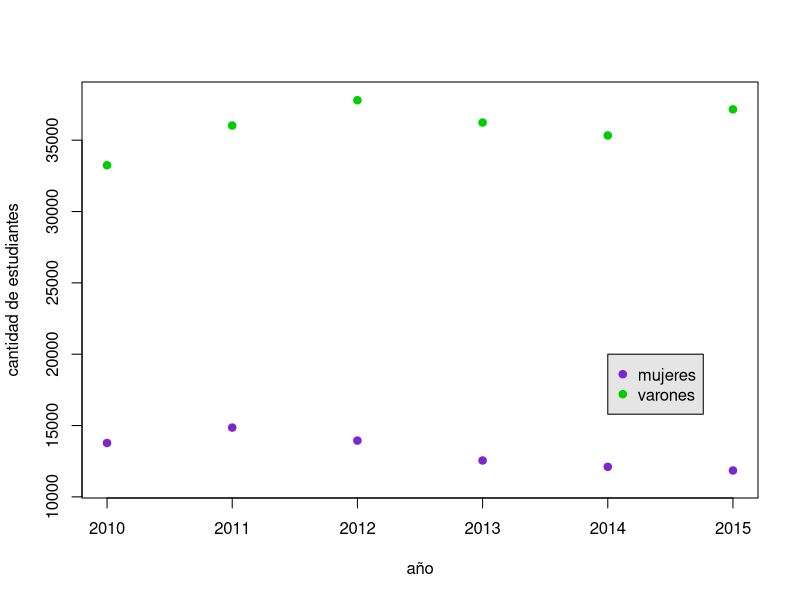
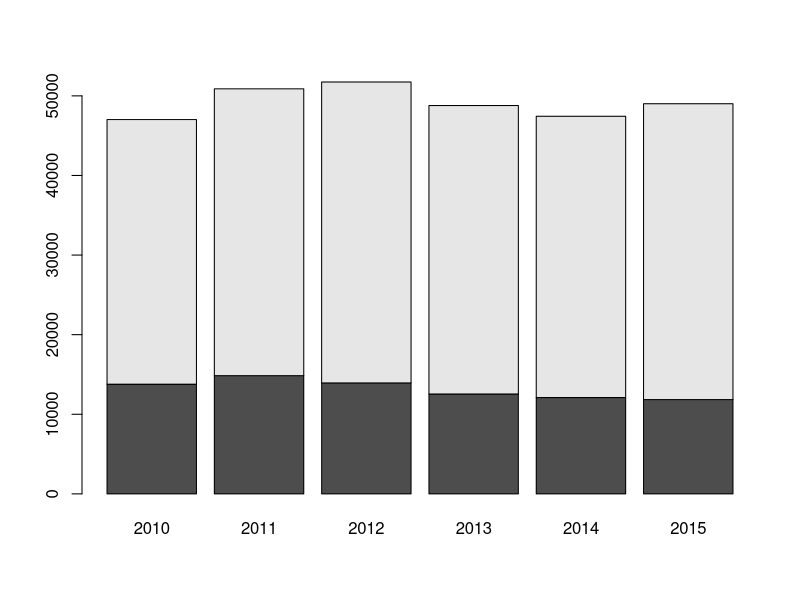
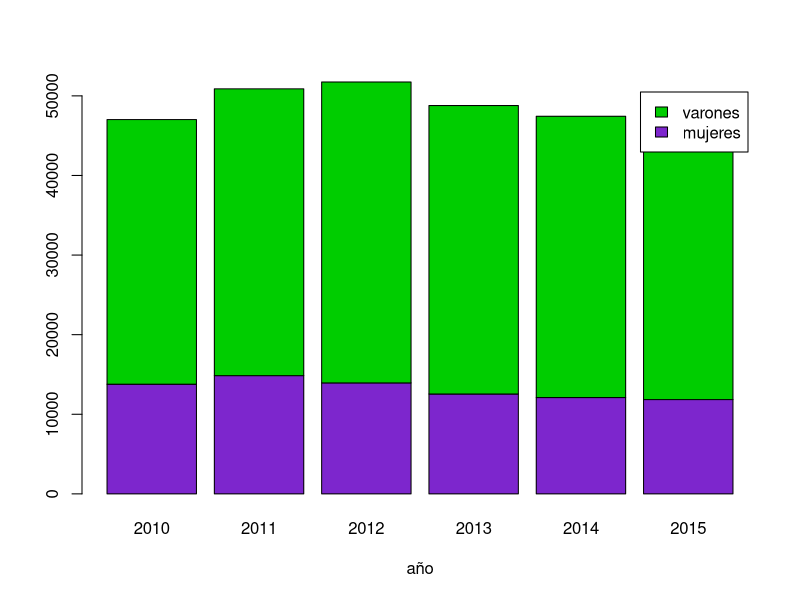
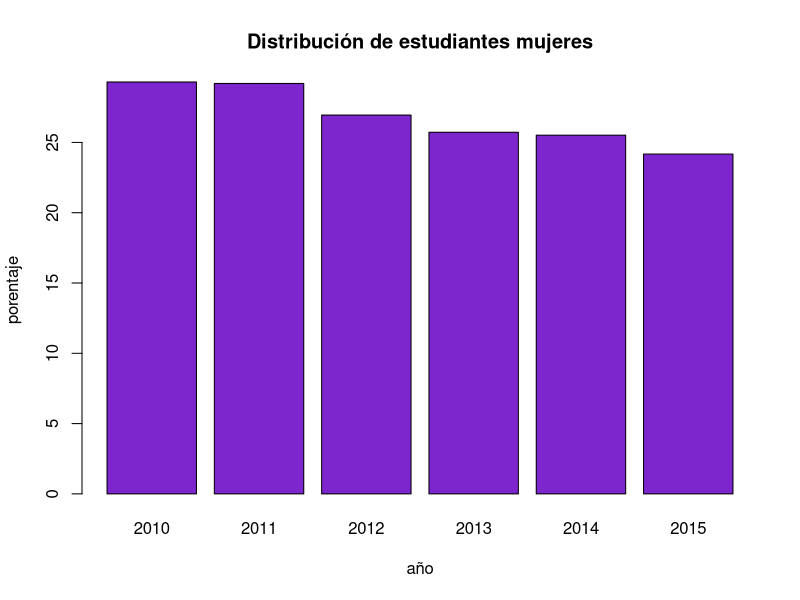
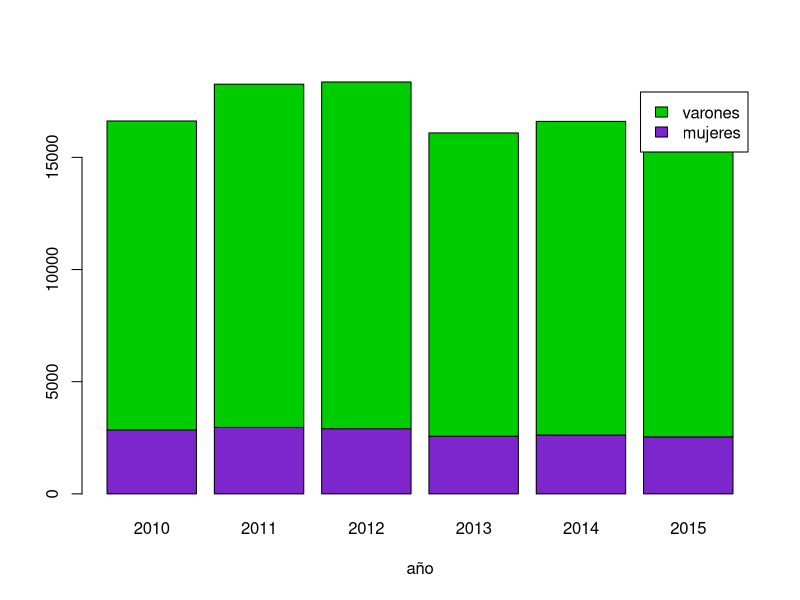
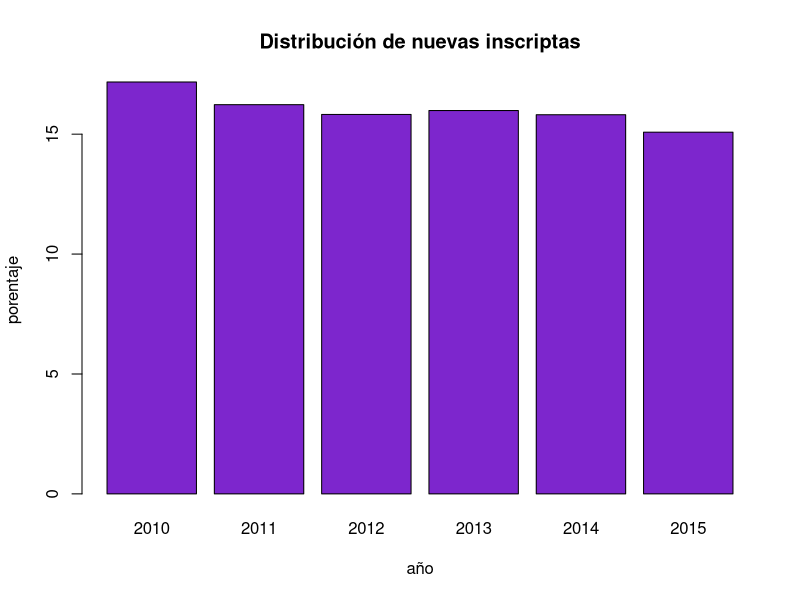
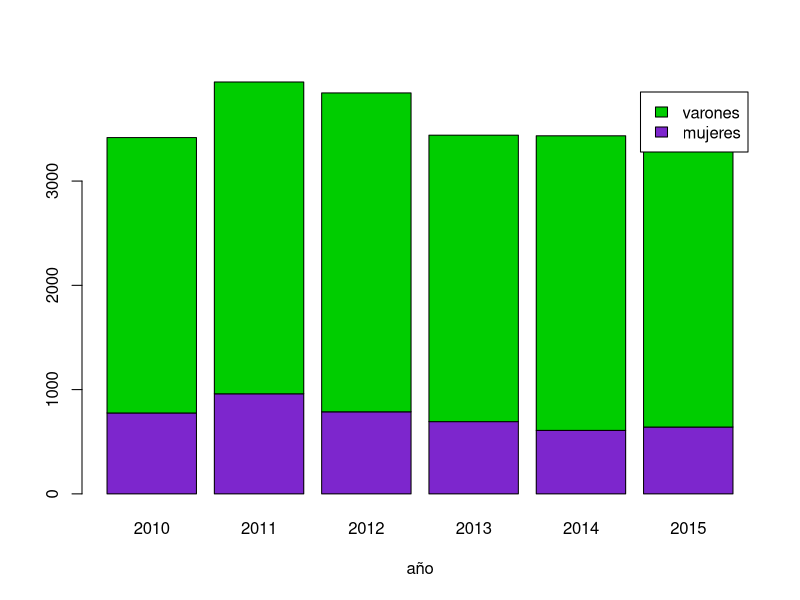
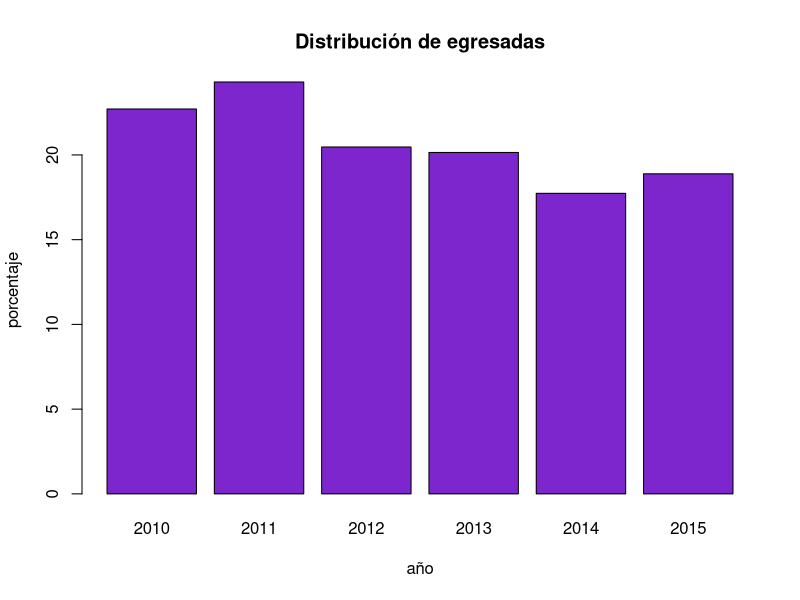

Here is the R script that generated these plots, in order:
## Leemos datos
#setwd("D:/R ladies/MujeresPrograman")
setwd("D:/Charla_visualizacion_con__perspectiva_de_genero/meetup-presentations_santafe/eventos/2019/01-Febrero")
programadoras <- read.csv(file = "programadorasnew.csv",header = TRUE)
## qué contienen
## nombres de las variables
names(programadoras)
## que contiene el dataset
head(programadoras)
## tamaño del dataset
dim(programadoras)

## cantidad de unidades académicas por anio
table(programadoras$anio)

################################################################

## GENERO

mujeres=tapply(programadoras$estMujeres,programadoras$anio,sum)
mujeres
varones=tapply(programadoras$estVarones,programadoras$anio,sum)
varones
plot(2010:2015,varones,ylab = "cantidad de estudiantes",xlab="año",ylim=c(11000,38000),col="green3",pch=19)
points(2010:2015,mujeres,col="purple3",pch=19)
legend(2014, 20000, c("mujeres", "varones"), col = c("purple3","green3"), pch = c(19,19), bg = "gray90")

## opiniones?
#################################################################
##TOTALES
tabla=matrix(c(mujeres,varones),2,6,byrow=TRUE)
rownames(tabla)=c("mujeres","varones")
colnames(tabla)=2010:2015
tabla
barplot(tabla)
barplot(tabla, main="", xlab="año", col=c("purple3","green3"),
        legend = rownames(tabla)) 

### PROPORCIONES
prop.table(tabla,2)
tabla.porc=prop.table(tabla,2)*100
tabla.porc
barplot(tabla.porc[1,],main="Distribución de estudiantes mujeres",xlab="año", ylab="porentaje",col=c("purple3"))
##########################################################################################
##########################################################################################
## Y los nuevos inscriptos?

mujeres=tapply(programadoras$niMujeres,programadoras$anio,sum)
mujeres
varones=tapply(programadoras$niVarones,programadoras$anio,sum)
varones
###########################
##TOTALES
tabla=matrix(c(mujeres,varones),2,6,byrow=TRUE)
rownames(tabla)=c("mujeres","varones")
colnames(tabla)=2010:2015
tabla

barplot(tabla, main="", xlab="año", col=c("purple3","green3"),
        legend = rownames(tabla)) 

### PROPORCIONES
prop.table(tabla,2)
tabla.porc=prop.table(tabla,2)*100
tabla.porc
barplot(tabla.porc[1,],main="Distribución de nuevas inscriptas",xlab="año", ylab="porentaje",col=c("purple3"))

##################################################################################################
##################################################################################################
## Y las egresadas?

mujeres=tapply(programadoras$egMujeres,programadoras$anio,sum)
mujeres
varones=tapply(programadoras$egVarones,programadoras$anio,sum)
varones
###########################
##TOTALES
tabla=matrix(c(mujeres,varones),2,6,byrow=TRUE)
rownames(tabla)=c("mujeres","varones")
colnames(tabla)=2010:2015
tabla

barplot(tabla, main="", xlab="año", col=c("purple3","green3"),
        legend = rownames(tabla)) 

### PROPORCIONES
prop.table(tabla,2)
tabla.porc=prop.table(tabla,2)*100
tabla.porc
barplot(tabla.porc[1,],main="Distribución de egresadas",xlab="año", ylab="porcentaje",col=c("purple3"))

############################################################################
###########################################################################
# de las estudiantes mujeres, qué proporción de las ingresantes egresa?
### SIMPLIFICACION!! OJO,NO ESTA BIEN ESTRICTAMENTE!!!

mujeres.ni=tapply(programadoras$niMujeres,programadoras$anio,sum)
mujeres.ni

mujeres.egre=tapply(programadoras$egMujeres,programadoras$anio,sum)
mujeres.egre
prop.mujeres=mujeres.egre/mujeres.ni*100
prop.mujeres

## idem varones
varones.ni=tapply(programadoras$niVarones,programadoras$anio,sum)
varones.ni

varones.egre=tapply(programadoras$egVarones,programadoras$anio,sum)
varones.egre
prop.varones=varones.egre/varones.ni*100
prop.varones

##LO vemos en un gráfico

plot(2010:2015,prop.varones,ylab = "porcentaje de egresados",xlab="año",ylim=c(0,40),col="green3",pch=19)
points(2010:2015,prop.mujeres,col="purple3",pch=19)
legend(2010,10, c("mujeres", "varones"), col = c("purple3","green3"), pch = c(19,19))

plot(2010:2015,prop.varones,ylab = "porcentaje de egresados",xlab="año",ylim=c(0,40),col="green3",pch=19)
points(2010:2015,prop.mujeres,col="purple3",pch=19)
legend("bottomleft", c("mujeres", "varones"), col = c("purple3","green3"), pch = c(19,19),cex = 1.2, bty = "n", inset = c(0.1, 0.1))

#############################################################################
### CONCLUSION?